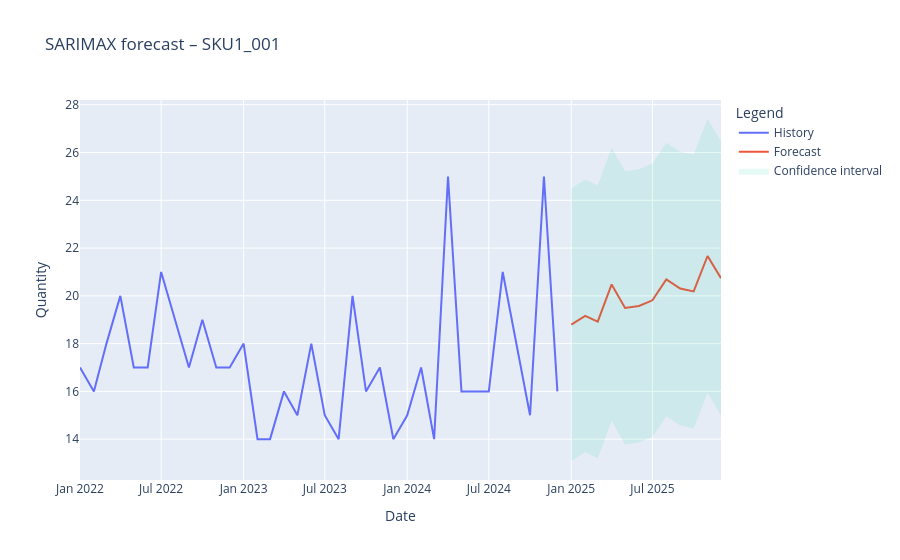
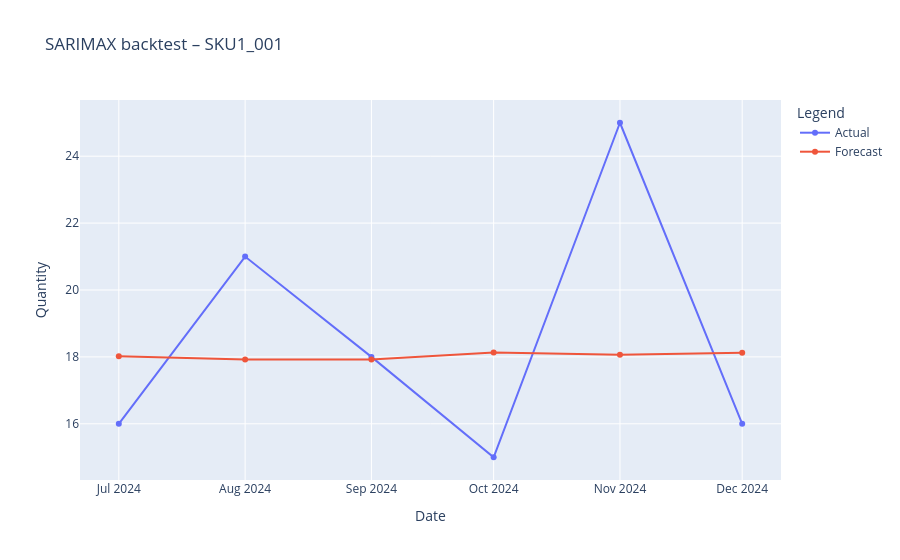
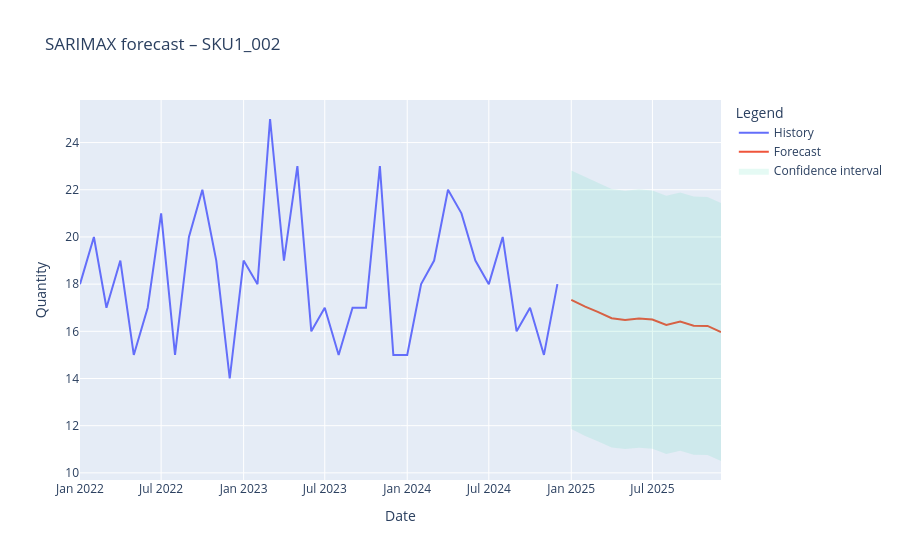
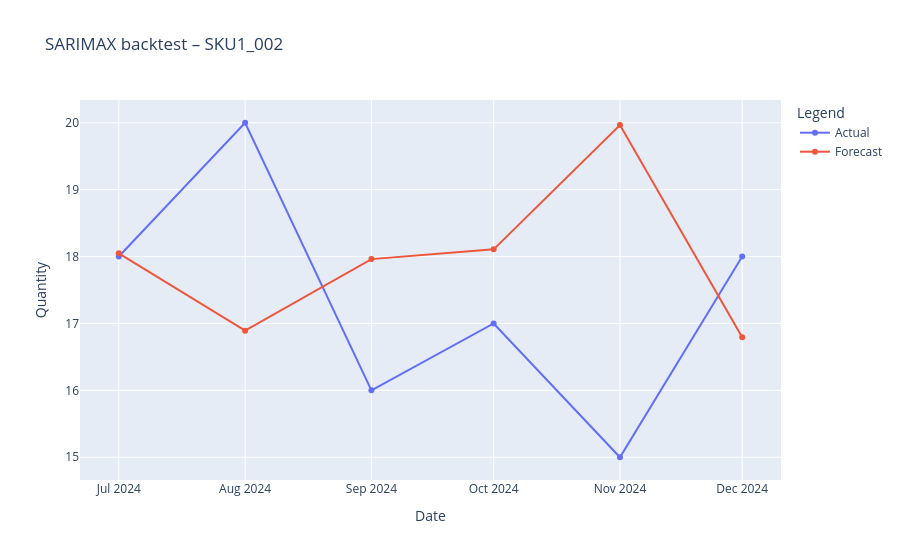

The notebook cell these images were saved under, in order:
### Code cell
skus = ["SKU1_001", "SKU1_002", "SKU1_003", "SKU1_004", "SKU1_005", "SKU1_006"]
sarimax_results = run_and_display_for_skus(skus)
